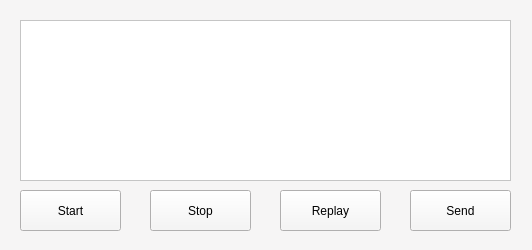
<?xml version="1.0" encoding="UTF-8"?>
<ui version="4.0">
 <class>audioRecord</class>
 <widget class="QWidget" name="audioRecord">
  <property name="geometry">
   <rect>
    <x>0</x>
    <y>0</y>
    <width>532</width>
    <height>250</height>
   </rect>
  </property>
  <property name="windowTitle">
   <string>Form</string>
  </property>
  <property name="styleSheet">
   <string notr="true">background-color: rgb(246, 245, 245)</string>
  </property>
  <widget class="QPushButton" name="startButton">
   <property name="geometry">
    <rect>
     <x>20</x>
     <y>190</y>
     <width>101</width>
     <height>41</height>
    </rect>
   </property>
   <property name="text">
    <string>Start</string>
   </property>
  </widget>
  <widget class="QPushButton" name="stopButton">
   <property name="geometry">
    <rect>
     <x>150</x>
     <y>190</y>
     <width>101</width>
     <height>41</height>
    </rect>
   </property>
   <property name="text">
    <string>Stop</string>
   </property>
  </widget>
  <widget class="QPushButton" name="sendButton">
   <property name="geometry">
    <rect>
     <x>410</x>
     <y>190</y>
     <width>101</width>
     <height>41</height>
    </rect>
   </property>
   <property name="text">
    <string>Send</string>
   </property>
  </widget>
  <widget class="QListWidget" name="statusList">
   <property name="geometry">
    <rect>
     <x>20</x>
     <y>20</y>
     <width>491</width>
     <height>161</height>
    </rect>
   </property>
   <property name="styleSheet">
    <string notr="true">background-color: rgb(255, 255, 255);</string>
   </property>
  </widget>
  <widget class="QPushButton" name="listenButton">
   <property name="geometry">
    <rect>
     <x>280</x>
     <y>190</y>
     <width>101</width>
     <height>41</height>
    </rect>
   </property>
   <property name="text">
    <string>Replay</string>
   </property>
  </widget>
 </widget>
 <resources/>
 <connections/>
</ui>
